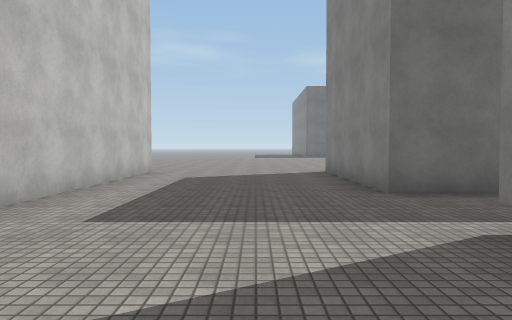
[1] (above)

24 first-person views from a walk through a Unity game level. The camera is 1.4 m above the floor, tilts 2° down and sees 70° across. The floor is counted in squares, 2 m on a side. Each view is taken from the middle of a square. On the plan, view 1 faces up. The plan holds only what a view shows up to about 11 squares ahead; the rest is blank. The place goes on beyond the plan. The player character is not drawn. Surface patterns are stand-ins for the level's own textures.

[2]
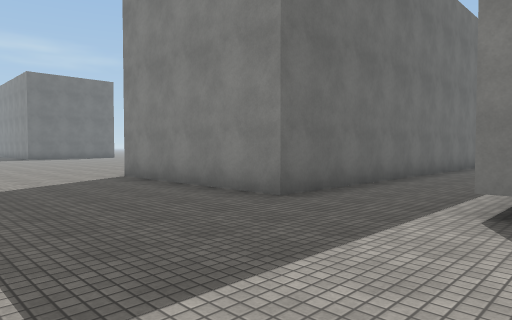

[3]
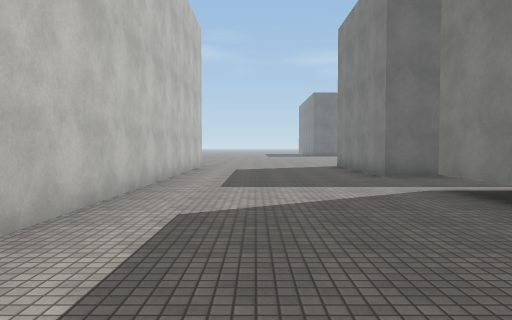

[4]
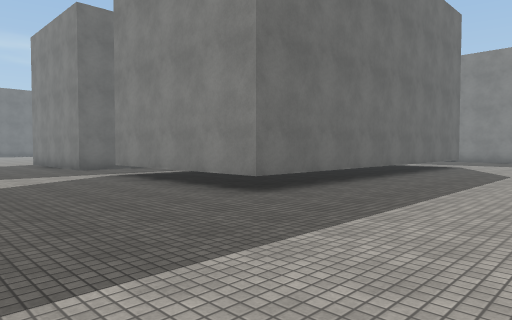

[5]
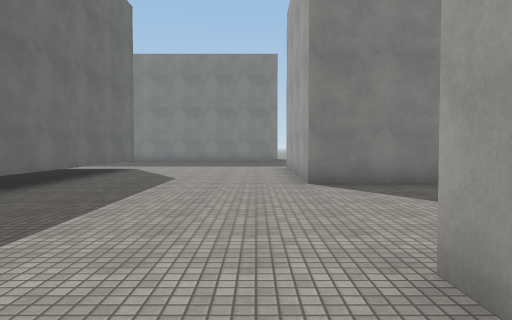

[6]
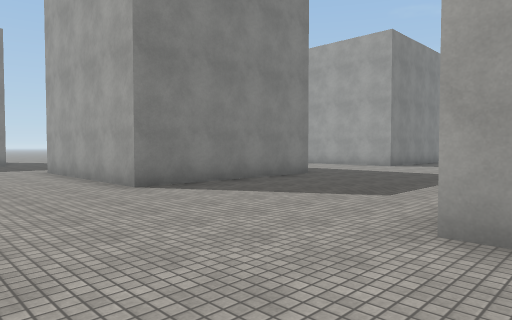

[7]
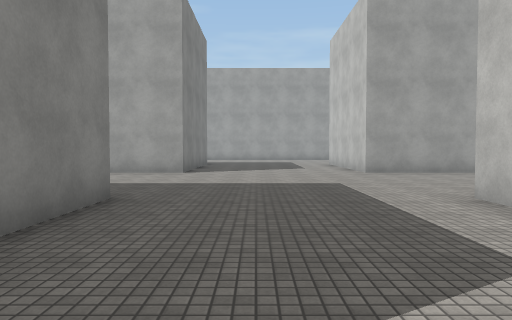

[8]
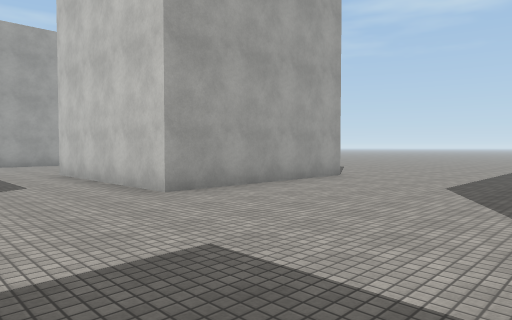

[9]
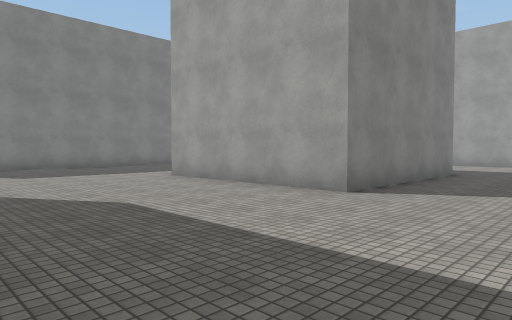

[10]
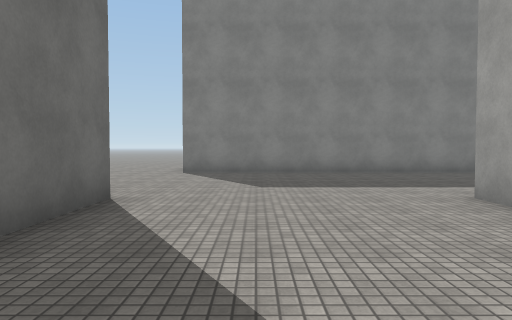

[11]
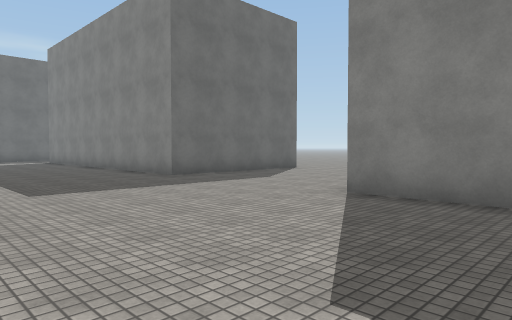

[12]
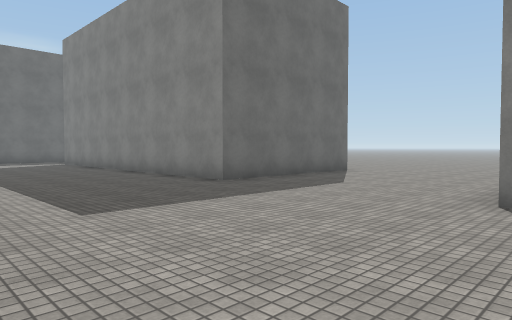

[13]
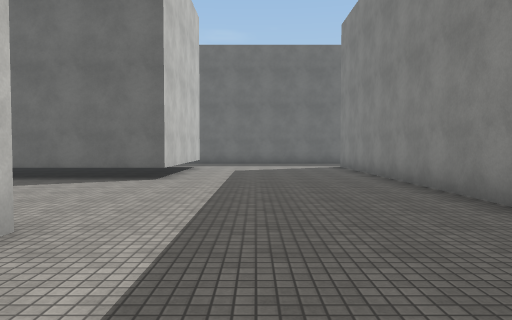

[14]
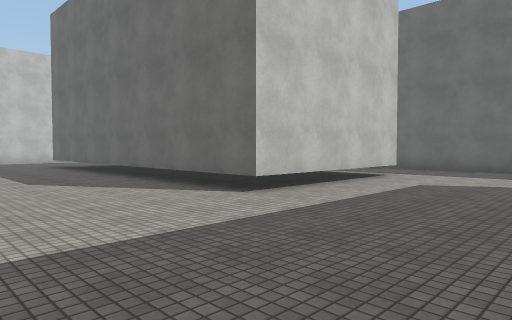

[15]
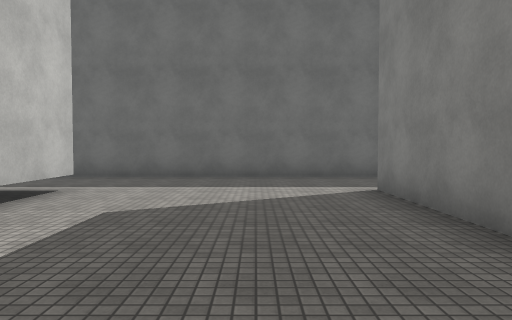

[16]
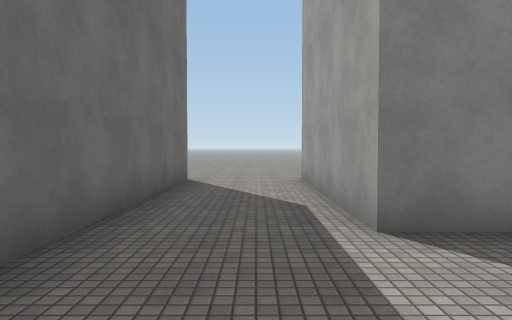

[17]
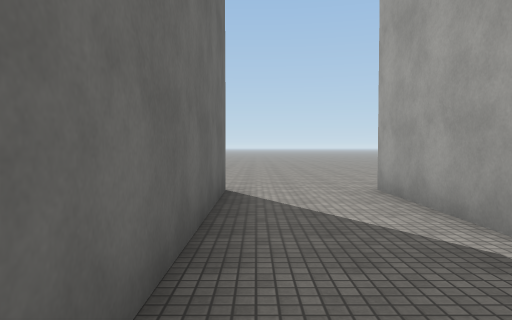

[18]
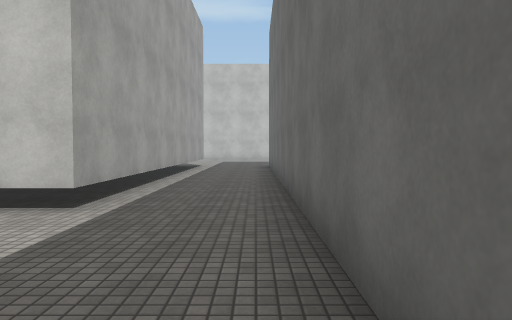

[19]
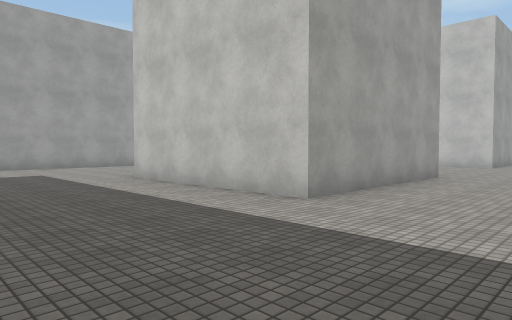

[20]
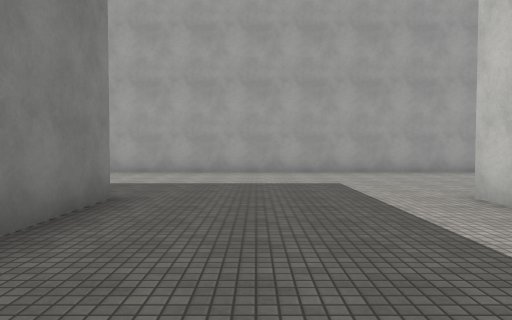

[21]
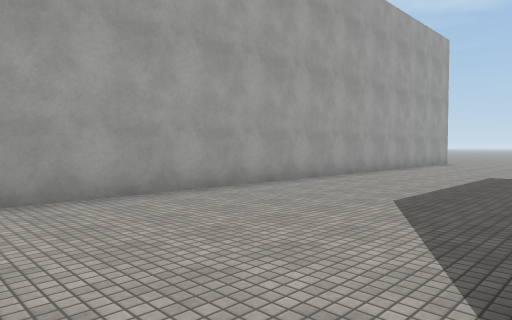

[22]
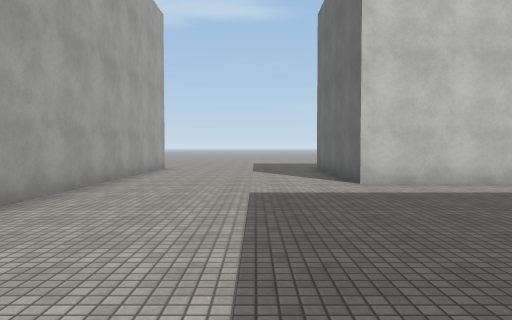

[23]
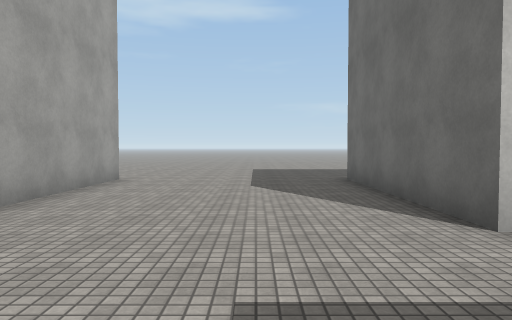

[24]
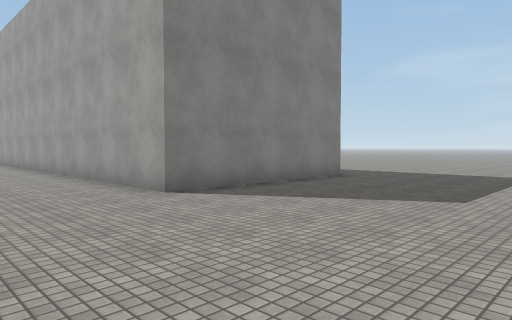

### Floor plan
Points are (right, up) in squares from view 1. A wall is a line through its corners. A room is listed if a view was taken in it or the views show most of it. See-through windows are left out.
Room 1 (views 1, 2, 3, 4, 5, 6, 7, 8, 9, 10, 11, 12, 13, 14, 15, 16, 17, 18, 19, 20, 21, 22, 23, 24)
walls: (7, -12.1) (7, -7) (12, -7); (2, -11.2) (2, -12); (12, -12) (9.8, -12); (1.4, -7) (2, -7); (7, -22) (7, -17) (12, -17) (12, -22); (-3.1, -17) (2, -17) (2, -22) (-3, -22); (17, -22) (17, -12); (5, 3) (12, 3) (12, -2) (2, -2) (2, 3); (21.6, -7) (17, -7) (17, 3) (22, 3); (-3, -32.1) (-3, -27) (19, -27); (22, 5.5) (2, 5.5) (2, 10.5); (-3, 10.5) (-3, -0.2)

Positions as (right, up) in squares from view 1, and headings:
1: (0, 0), facing up
2: (-2, 2), facing up-right
3: (-1, -3), facing up
4: (-2, -6), facing up-right
5: (0, -6), facing right
6: (1, -4), facing down-right
7: (5, -7), facing down
8: (5, -12), facing down-left
9: (4, -12), facing down-right
10: (7, -14), facing right
11: (12, -15), facing up-right
12: (12, -13), facing up-right
13: (14, -10), facing up
14: (16, -6), facing up-left
15: (15, -3), facing up
16: (14, 4), facing right
17: (16, 5), facing right
18: (16, 5), facing left
19: (16, -14), facing down-left
20: (15, -17), facing down
21: (13, -22), facing down-left
22: (9, -24), facing left
23: (5, -24), facing left
24: (-8, -24), facing down-right
